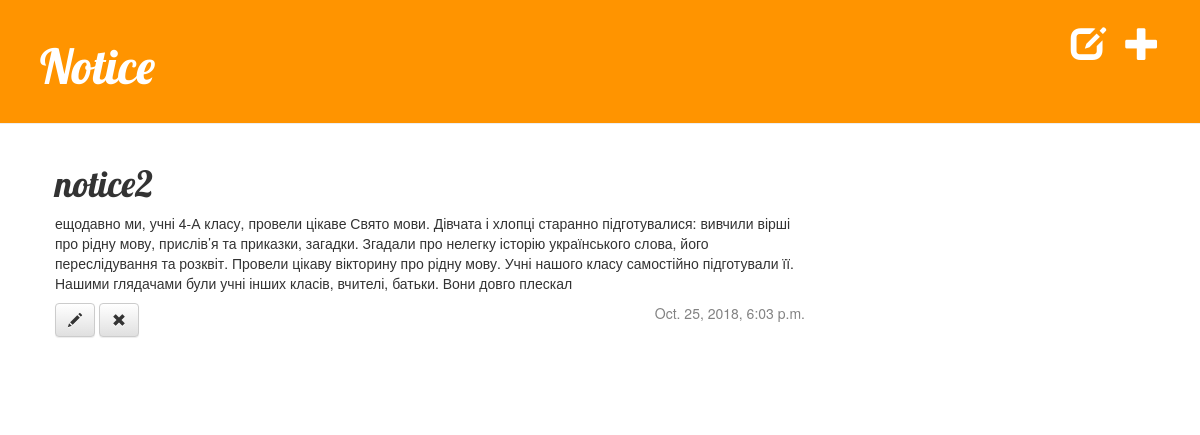
Page /notice/post/2/ on the committed database.
### notice/models.py (models this page shows, shortened)
class Post(models.Model):
    author = models.ForeignKey('auth.User', on_delete=models.CASCADE)
    title = models.CharField(max_length=20)
    text = models.CharField(max_length=404)
    created_date = models.DateTimeField(
            default=timezone.now)
    published_date = models.DateTimeField(
            blank=True, null=True)

### notice/views.py (the view)
# urls.py: url(r'^post/(?P<pk>[0-9]+)/$', views.post_detail, name='post_detail'),
def post_detail(request, pk):
    post = get_object_or_404(Post, pk=pk)
    return render(request, 'notice/post_detail.html', {'post': post})

### notice/templates/notice/post_detail.html
{% extends 'notice/base.html' %}
{% block content %}
    <div class="post">
        <h1>{{ post.title }}</h1>
        <p>{{ post.text|linebreaksbr }}</p>
        <a class="btn btn-default" href="{% url 'post_edit' pk=post.pk %}"><span class="glyphicon glyphicon-pencil"></span></a>
        <a class="btn btn-default" href="{% url 'post_remove' pk=post.pk %}"><span class="glyphicon glyphicon-remove"></span></a>
        {% if post.published_date %}
    <div class="date">
        {{ post.published_date }}
    </div>
{% else %}
    <a class="btn btn-default" href="{% url 'post_publish' pk=post.pk %}">Publish</a>
{% endif %}
    </div>
{% endblock %}

### notice/static/css/notice.css (style rules this page uses)
h1, h2, h3, h4 { font-family: 'Lobster', cursive; }
.date { float: right; color: #828282; }
.post { margin-bottom: 70px; }

### rows in the picture
Post: title "notice2", text "ещодавно ми, учні 4-А класу, провели цікаве Свято мови. Дівчата і хлопці старанно підготувалися: вивчили вірші про рідну мову, прислів’я та приказки, загадки. Згадали про нелегку історію українського слова, його переслідування та розквіт. Провели цікаву вікторину про рідну мову. Учні нашого класу самостійно підготували її. Нашими глядачами були учні інших класів, вчителі, батьки. Вони довго плескал", published_date "Oct. 25, 2018, 6:03 p.m."
